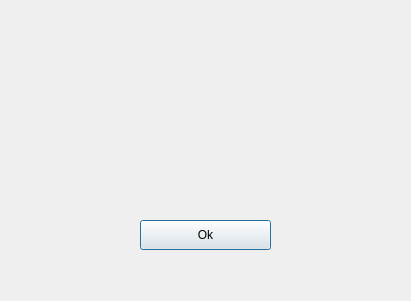
<?xml version="1.0" encoding="UTF-8"?>
<ui version="4.0">
 <class>PopUpLittleWindow</class>
 <widget class="QDialog" name="PopUpLittleWindow">
  <property name="geometry">
   <rect>
    <x>0</x>
    <y>0</y>
    <width>411</width>
    <height>301</height>
   </rect>
  </property>
  <property name="windowTitle">
   <string>Informacja</string>
  </property>
  <widget class="QPushButton" name="pushButton">
   <property name="geometry">
    <rect>
     <x>140</x>
     <y>220</y>
     <width>131</width>
     <height>30</height>
    </rect>
   </property>
   <property name="text">
    <string>Ok</string>
   </property>
  </widget>
  <widget class="QLabel" name="label">
   <property name="geometry">
    <rect>
     <x>69</x>
     <y>120</y>
     <width>281</width>
     <height>21</height>
    </rect>
   </property>
   <property name="text">
    <string/>
   </property>
   <property name="alignment">
    <set>Qt::AlignCenter</set>
   </property>
  </widget>
 </widget>
 <resources/>
 <connections/>
</ui>
